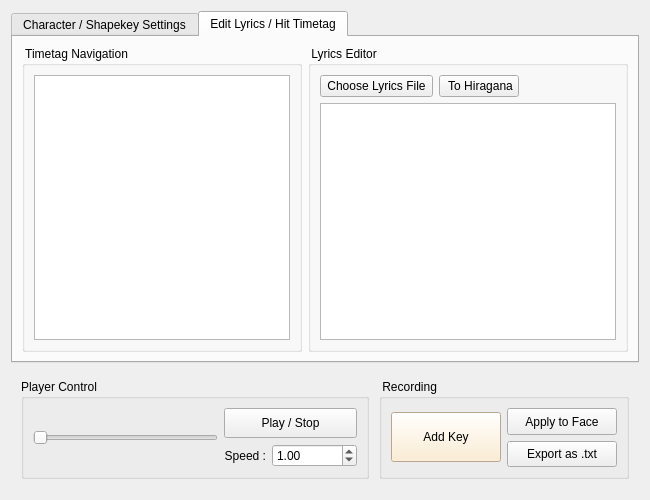
<?xml version="1.0" encoding="UTF-8"?>
<ui version="4.0">
 <class>toolWindow</class>
 <widget class="QWidget" name="toolWindow">
  <property name="geometry">
   <rect>
    <x>0</x>
    <y>0</y>
    <width>650</width>
    <height>500</height>
   </rect>
  </property>
  <property name="sizePolicy">
   <sizepolicy hsizetype="Minimum" vsizetype="Preferred">
    <horstretch>0</horstretch>
    <verstretch>0</verstretch>
   </sizepolicy>
  </property>
  <property name="minimumSize">
   <size>
    <width>600</width>
    <height>400</height>
   </size>
  </property>
  <property name="maximumSize">
   <size>
    <width>750</width>
    <height>600</height>
   </size>
  </property>
  <property name="windowTitle">
   <string>Form</string>
  </property>
  <layout class="QVBoxLayout" name="verticalLayout_17">
   <item>
    <layout class="QVBoxLayout" name="verticalLayout_16">
     <item>
      <widget class="QTabWidget" name="tabWidget">
       <property name="tabPosition">
        <enum>QTabWidget::TabPosition::North</enum>
       </property>
       <property name="tabShape">
        <enum>QTabWidget::TabShape::Rounded</enum>
       </property>
       <property name="currentIndex">
        <number>1</number>
       </property>
       <property name="elideMode">
        <enum>Qt::TextElideMode::ElideNone</enum>
       </property>
       <property name="usesScrollButtons">
        <bool>false</bool>
       </property>
       <property name="documentMode">
        <bool>false</bool>
       </property>
       <property name="tabsClosable">
        <bool>false</bool>
       </property>
       <property name="movable">
        <bool>true</bool>
       </property>
       <widget class="QWidget" name="tab_4">
        <attribute name="title">
         <string>Character / Shapekey Settings</string>
        </attribute>
        <widget class="QGroupBox" name="selectCharacterGroup">
         <property name="geometry">
          <rect>
           <x>30</x>
           <y>20</y>
           <width>300</width>
           <height>60</height>
          </rect>
         </property>
         <property name="sizePolicy">
          <sizepolicy hsizetype="Fixed" vsizetype="Fixed">
           <horstretch>0</horstretch>
           <verstretch>0</verstretch>
          </sizepolicy>
         </property>
         <property name="minimumSize">
          <size>
           <width>300</width>
           <height>0</height>
          </size>
         </property>
         <property name="maximumSize">
          <size>
           <width>300</width>
           <height>16777215</height>
          </size>
         </property>
         <property name="title">
          <string> Select Character </string>
         </property>
         <layout class="QVBoxLayout" name="verticalLayout_12">
          <property name="sizeConstraint">
           <enum>QLayout::SizeConstraint::SetMaximumSize</enum>
          </property>
          <item>
           <layout class="QHBoxLayout" name="horizontalLayout_5">
            <item>
             <widget class="QLabel" name="characterLabel">
              <property name="sizePolicy">
               <sizepolicy hsizetype="Preferred" vsizetype="Preferred">
                <horstretch>0</horstretch>
                <verstretch>0</verstretch>
               </sizepolicy>
              </property>
              <property name="text">
               <string>Character : </string>
              </property>
              <property name="alignment">
               <set>Qt::AlignmentFlag::AlignRight|Qt::AlignmentFlag::AlignTrailing|Qt::AlignmentFlag::AlignVCenter</set>
              </property>
             </widget>
            </item>
            <item>
             <widget class="QComboBox" name="charaComboBox">
              <property name="sizePolicy">
               <sizepolicy hsizetype="MinimumExpanding" vsizetype="Fixed">
                <horstretch>0</horstretch>
                <verstretch>0</verstretch>
               </sizepolicy>
              </property>
             </widget>
            </item>
           </layout>
          </item>
         </layout>
        </widget>
        <widget class="QGroupBox" name="groupBox">
         <property name="geometry">
          <rect>
           <x>380</x>
           <y>20</y>
           <width>180</width>
           <height>239</height>
          </rect>
         </property>
         <property name="title">
          <string> Select Shapekey </string>
         </property>
         <layout class="QVBoxLayout" name="verticalLayout_3">
          <item>
           <widget class="QTabWidget" name="shapekeyTab">
            <property name="maximumSize">
             <size>
              <width>16777215</width>
              <height>250</height>
             </size>
            </property>
            <property name="layoutDirection">
             <enum>Qt::LayoutDirection::LeftToRight</enum>
            </property>
            <property name="styleSheet">
             <string notr="true">Tab2
</string>
            </property>
            <property name="tabPosition">
             <enum>QTabWidget::TabPosition::North</enum>
            </property>
            <property name="currentIndex">
             <number>1</number>
            </property>
            <property name="movable">
             <bool>true</bool>
            </property>
            <widget class="QWidget" name="tab">
             <attribute name="title">
              <string>LipSync</string>
             </attribute>
             <layout class="QHBoxLayout" name="horizontalLayout_3">
              <item>
               <layout class="QVBoxLayout" name="verticalLayout_11">
                <item>
                 <layout class="QHBoxLayout" name="horizontalLayout_2">
                  <item>
                   <layout class="QVBoxLayout" name="verticalLayout">
                    <property name="spacing">
                     <number>6</number>
                    </property>
                    <item>
                     <widget class="QLabel" name="skLabel_a">
                      <property name="sizePolicy">
                       <sizepolicy hsizetype="Fixed" vsizetype="Preferred">
                        <horstretch>0</horstretch>
                        <verstretch>0</verstretch>
                       </sizepolicy>
                      </property>
                      <property name="minimumSize">
                       <size>
                        <width>25</width>
                        <height>0</height>
                       </size>
                      </property>
                      <property name="text">
                       <string>a :</string>
                      </property>
                      <property name="alignment">
                       <set>Qt::AlignmentFlag::AlignCenter</set>
                      </property>
                     </widget>
                    </item>
                    <item>
                     <widget class="QLabel" name="skLabel_i">
                      <property name="text">
                       <string>i :</string>
                      </property>
                      <property name="alignment">
                       <set>Qt::AlignmentFlag::AlignCenter</set>
                      </property>
                     </widget>
                    </item>
                    <item>
                     <widget class="QLabel" name="skLabel_u">
                      <property name="text">
                       <string>u : </string>
                      </property>
                      <property name="alignment">
                       <set>Qt::AlignmentFlag::AlignCenter</set>
                      </property>
                     </widget>
                    </item>
                    <item>
                     <widget class="QLabel" name="skLabel_e">
                      <property name="text">
                       <string>e : </string>
                      </property>
                      <property name="alignment">
                       <set>Qt::AlignmentFlag::AlignCenter</set>
                      </property>
                     </widget>
                    </item>
                    <item>
                     <widget class="QLabel" name="skLabel_o">
                      <property name="text">
                       <string>o : </string>
                      </property>
                      <property name="alignment">
                       <set>Qt::AlignmentFlag::AlignCenter</set>
                      </property>
                     </widget>
                    </item>
                   </layout>
                  </item>
                  <item>
                   <layout class="QVBoxLayout" name="verticalLayout_4">
                    <item>
                     <widget class="QComboBox" name="comboBox_1">
                      <property name="sizePolicy">
                       <sizepolicy hsizetype="MinimumExpanding" vsizetype="Fixed">
                        <horstretch>0</horstretch>
                        <verstretch>0</verstretch>
                       </sizepolicy>
                      </property>
                      <property name="minimumSize">
                       <size>
                        <width>0</width>
                        <height>25</height>
                       </size>
                      </property>
                     </widget>
                    </item>
                    <item>
                     <widget class="QComboBox" name="comboBox_2">
                      <property name="sizePolicy">
                       <sizepolicy hsizetype="MinimumExpanding" vsizetype="Fixed">
                        <horstretch>0</horstretch>
                        <verstretch>0</verstretch>
                       </sizepolicy>
                      </property>
                      <property name="minimumSize">
                       <size>
                        <width>0</width>
                        <height>25</height>
                       </size>
                      </property>
                     </widget>
                    </item>
                    <item>
                     <widget class="QComboBox" name="comboBox_3">
                      <property name="sizePolicy">
                       <sizepolicy hsizetype="MinimumExpanding" vsizetype="Fixed">
                        <horstretch>0</horstretch>
                        <verstretch>0</verstretch>
                       </sizepolicy>
                      </property>
                      <property name="minimumSize">
                       <size>
                        <width>0</width>
                        <height>25</height>
                       </size>
                      </property>
                     </widget>
                    </item>
                    <item>
                     <widget class="QComboBox" name="comboBox_4">
                      <property name="sizePolicy">
                       <sizepolicy hsizetype="MinimumExpanding" vsizetype="Fixed">
                        <horstretch>0</horstretch>
                        <verstretch>0</verstretch>
                       </sizepolicy>
                      </property>
                      <property name="minimumSize">
                       <size>
                        <width>0</width>
                        <height>25</height>
                       </size>
                      </property>
                     </widget>
                    </item>
                    <item>
                     <widget class="QComboBox" name="comboBox_5">
                      <property name="sizePolicy">
                       <sizepolicy hsizetype="MinimumExpanding" vsizetype="Fixed">
                        <horstretch>0</horstretch>
                        <verstretch>0</verstretch>
                       </sizepolicy>
                      </property>
                      <property name="minimumSize">
                       <size>
                        <width>0</width>
                        <height>25</height>
                       </size>
                      </property>
                     </widget>
                    </item>
                   </layout>
                  </item>
                 </layout>
                </item>
               </layout>
              </item>
             </layout>
            </widget>
            <widget class="QWidget" name="tab_2">
             <property name="layoutDirection">
              <enum>Qt::LayoutDirection::LeftToRight</enum>
             </property>
             <attribute name="title">
              <string>Other Shape</string>
             </attribute>
             <layout class="QVBoxLayout" name="verticalLayout_9">
              <item>
               <layout class="QVBoxLayout" name="verticalLayout_10">
                <item>
                 <layout class="QHBoxLayout" name="horizontalLayout">
                  <item>
                   <layout class="QVBoxLayout" name="verticalLayout_7">
                    <item>
                     <widget class="QLabel" name="sk_Label_other_1">
                      <property name="text">
                       <string>Shape 1 :</string>
                      </property>
                      <property name="alignment">
                       <set>Qt::AlignmentFlag::AlignRight|Qt::AlignmentFlag::AlignTrailing|Qt::AlignmentFlag::AlignVCenter</set>
                      </property>
                     </widget>
                    </item>
                    <item>
                     <widget class="QLabel" name="sk_Label_other_2">
                      <property name="text">
                       <string>Shape 2 :</string>
                      </property>
                      <property name="alignment">
                       <set>Qt::AlignmentFlag::AlignRight|Qt::AlignmentFlag::AlignTrailing|Qt::AlignmentFlag::AlignVCenter</set>
                      </property>
                     </widget>
                    </item>
                    <item>
                     <widget class="QLabel" name="sk_Label_other_3">
                      <property name="text">
                       <string>Shape 3 :</string>
                      </property>
                      <property name="alignment">
                       <set>Qt::AlignmentFlag::AlignRight|Qt::AlignmentFlag::AlignTrailing|Qt::AlignmentFlag::AlignVCenter</set>
                      </property>
                     </widget>
                    </item>
                   </layout>
                  </item>
                  <item>
                   <layout class="QVBoxLayout" name="verticalLayout_8">
                    <item>
                     <widget class="QComboBox" name="comboBox_6">
                      <property name="sizePolicy">
                       <sizepolicy hsizetype="MinimumExpanding" vsizetype="Minimum">
                        <horstretch>0</horstretch>
                        <verstretch>0</verstretch>
                       </sizepolicy>
                      </property>
                      <property name="minimumSize">
                       <size>
                        <width>0</width>
                        <height>25</height>
                       </size>
                      </property>
                     </widget>
                    </item>
                    <item>
                     <widget class="QComboBox" name="comboBox_7">
                      <property name="sizePolicy">
                       <sizepolicy hsizetype="MinimumExpanding" vsizetype="Minimum">
                        <horstretch>0</horstretch>
                        <verstretch>0</verstretch>
                       </sizepolicy>
                      </property>
                      <property name="minimumSize">
                       <size>
                        <width>0</width>
                        <height>25</height>
                       </size>
                      </property>
                     </widget>
                    </item>
                    <item>
                     <widget class="QComboBox" name="comboBox_8">
                      <property name="sizePolicy">
                       <sizepolicy hsizetype="MinimumExpanding" vsizetype="Minimum">
                        <horstretch>0</horstretch>
                        <verstretch>0</verstretch>
                       </sizepolicy>
                      </property>
                      <property name="minimumSize">
                       <size>
                        <width>0</width>
                        <height>25</height>
                       </size>
                      </property>
                     </widget>
                    </item>
                   </layout>
                  </item>
                 </layout>
                </item>
                <item>
                 <spacer name="verticalSpacer">
                  <property name="orientation">
                   <enum>Qt::Orientation::Vertical</enum>
                  </property>
                  <property name="sizeHint" stdset="0">
                   <size>
                    <width>20</width>
                    <height>40</height>
                   </size>
                  </property>
                 </spacer>
                </item>
               </layout>
              </item>
             </layout>
            </widget>
           </widget>
          </item>
         </layout>
        </widget>
       </widget>
       <widget class="QWidget" name="tab_3">
        <attribute name="title">
         <string>Edit Lyrics / Hit Timetag</string>
        </attribute>
        <layout class="QVBoxLayout" name="verticalLayout_15">
         <item>
          <layout class="QHBoxLayout" name="horizontalLayout_4">
           <item>
            <widget class="QGroupBox" name="groupBox_2">
             <property name="sizePolicy">
              <sizepolicy hsizetype="Maximum" vsizetype="Preferred">
               <horstretch>0</horstretch>
               <verstretch>0</verstretch>
              </sizepolicy>
             </property>
             <property name="minimumSize">
              <size>
               <width>250</width>
               <height>200</height>
              </size>
             </property>
             <property name="maximumSize">
              <size>
               <width>300</width>
               <height>16777215</height>
              </size>
             </property>
             <property name="title">
              <string> Timetag Navigation </string>
             </property>
             <layout class="QVBoxLayout" name="verticalLayout_13">
              <item>
               <widget class="QTextEdit" name="navigateTextEdit">
                <property name="font">
                 <font>
                  <pointsize>11</pointsize>
                 </font>
                </property>
               </widget>
              </item>
             </layout>
            </widget>
           </item>
           <item>
            <widget class="QGroupBox" name="groupBox_3">
             <property name="sizePolicy">
              <sizepolicy hsizetype="MinimumExpanding" vsizetype="Preferred">
               <horstretch>0</horstretch>
               <verstretch>0</verstretch>
              </sizepolicy>
             </property>
             <property name="minimumSize">
              <size>
               <width>250</width>
               <height>200</height>
              </size>
             </property>
             <property name="maximumSize">
              <size>
               <width>400</width>
               <height>16777215</height>
              </size>
             </property>
             <property name="title">
              <string> Lyrics Editor </string>
             </property>
             <layout class="QVBoxLayout" name="verticalLayout_14">
              <item>
               <layout class="QVBoxLayout" name="verticalLayout_18">
                <item>
                 <layout class="QHBoxLayout" name="horizontalLayout_14">
                  <item>
                   <widget class="QPushButton" name="chooseLyricsButton">
                    <property name="text">
                     <string> Choose Lyrics File </string>
                    </property>
                   </widget>
                  </item>
                  <item>
                   <widget class="QPushButton" name="toHiraganaButton">
                    <property name="text">
                     <string> To Hiragana</string>
                    </property>
                   </widget>
                  </item>
                  <item>
                   <spacer name="horizontalSpacer_3">
                    <property name="orientation">
                     <enum>Qt::Orientation::Horizontal</enum>
                    </property>
                    <property name="sizeHint" stdset="0">
                     <size>
                      <width>40</width>
                      <height>20</height>
                     </size>
                    </property>
                   </spacer>
                  </item>
                 </layout>
                </item>
                <item>
                 <widget class="QTextEdit" name="lyricsTextEdit">
                  <property name="sizePolicy">
                   <sizepolicy hsizetype="Preferred" vsizetype="Expanding">
                    <horstretch>0</horstretch>
                    <verstretch>0</verstretch>
                   </sizepolicy>
                  </property>
                  <property name="font">
                   <font>
                    <pointsize>11</pointsize>
                   </font>
                  </property>
                 </widget>
                </item>
               </layout>
              </item>
             </layout>
            </widget>
           </item>
          </layout>
         </item>
        </layout>
       </widget>
      </widget>
     </item>
     <item>
      <layout class="QHBoxLayout" name="horizontalLayout_8">
       <property name="spacing">
        <number>10</number>
       </property>
       <property name="leftMargin">
        <number>10</number>
       </property>
       <property name="topMargin">
        <number>10</number>
       </property>
       <property name="rightMargin">
        <number>10</number>
       </property>
       <property name="bottomMargin">
        <number>10</number>
       </property>
       <item>
        <widget class="QGroupBox" name="playerControlGroup">
         <property name="sizePolicy">
          <sizepolicy hsizetype="Minimum" vsizetype="Maximum">
           <horstretch>0</horstretch>
           <verstretch>0</verstretch>
          </sizepolicy>
         </property>
         <property name="minimumSize">
          <size>
           <width>300</width>
           <height>100</height>
          </size>
         </property>
         <property name="maximumSize">
          <size>
           <width>400</width>
           <height>150</height>
          </size>
         </property>
         <property name="sizeIncrement">
          <size>
           <width>0</width>
           <height>0</height>
          </size>
         </property>
         <property name="title">
          <string>Player Control</string>
         </property>
         <property name="flat">
          <bool>false</bool>
         </property>
         <property name="checkable">
          <bool>false</bool>
         </property>
         <layout class="QHBoxLayout" name="horizontalLayout_9">
          <item>
           <layout class="QHBoxLayout" name="horizontalLayout_12">
            <item>
             <widget class="QSlider" name="playerSlider">
              <property name="sizePolicy">
               <sizepolicy hsizetype="MinimumExpanding" vsizetype="Fixed">
                <horstretch>0</horstretch>
                <verstretch>0</verstretch>
               </sizepolicy>
              </property>
              <property name="maximum">
               <number>100</number>
              </property>
              <property name="orientation">
               <enum>Qt::Orientation::Horizontal</enum>
              </property>
             </widget>
            </item>
            <item>
             <layout class="QVBoxLayout" name="verticalLayout_6">
              <item>
               <widget class="QPushButton" name="startEndButton">
                <property name="sizePolicy">
                 <sizepolicy hsizetype="Minimum" vsizetype="Preferred">
                  <horstretch>0</horstretch>
                  <verstretch>0</verstretch>
                 </sizepolicy>
                </property>
                <property name="text">
                 <string>Play / Stop</string>
                </property>
               </widget>
              </item>
              <item>
               <layout class="QHBoxLayout" name="horizontalLayout_11">
                <item>
                 <widget class="QLabel" name="speedLabel">
                  <property name="sizePolicy">
                   <sizepolicy hsizetype="Fixed" vsizetype="Preferred">
                    <horstretch>0</horstretch>
                    <verstretch>0</verstretch>
                   </sizepolicy>
                  </property>
                  <property name="text">
                   <string>Speed :</string>
                  </property>
                  <property name="alignment">
                   <set>Qt::AlignmentFlag::AlignRight|Qt::AlignmentFlag::AlignTrailing|Qt::AlignmentFlag::AlignVCenter</set>
                  </property>
                 </widget>
                </item>
                <item>
                 <widget class="QDoubleSpinBox" name="speedSpinBox">
                  <property name="sizePolicy">
                   <sizepolicy hsizetype="MinimumExpanding" vsizetype="Fixed">
                    <horstretch>0</horstretch>
                    <verstretch>0</verstretch>
                   </sizepolicy>
                  </property>
                  <property name="maximumSize">
                   <size>
                    <width>85</width>
                    <height>16777215</height>
                   </size>
                  </property>
                  <property name="minimum">
                   <double>0.100000000000000</double>
                  </property>
                  <property name="maximum">
                   <double>2.000000000000000</double>
                  </property>
                  <property name="singleStep">
                   <double>0.100000000000000</double>
                  </property>
                  <property name="value">
                   <double>1.000000000000000</double>
                  </property>
                 </widget>
                </item>
               </layout>
              </item>
             </layout>
            </item>
           </layout>
          </item>
         </layout>
        </widget>
       </item>
       <item>
        <widget class="QGroupBox" name="recordingGroup">
         <property name="sizePolicy">
          <sizepolicy hsizetype="Minimum" vsizetype="Maximum">
           <horstretch>0</horstretch>
           <verstretch>0</verstretch>
          </sizepolicy>
         </property>
         <property name="minimumSize">
          <size>
           <width>250</width>
           <height>100</height>
          </size>
         </property>
         <property name="maximumSize">
          <size>
           <width>400</width>
           <height>150</height>
          </size>
         </property>
         <property name="layoutDirection">
          <enum>Qt::LayoutDirection::LeftToRight</enum>
         </property>
         <property name="title">
          <string> Recording </string>
         </property>
         <layout class="QHBoxLayout" name="horizontalLayout_10">
          <item>
           <layout class="QHBoxLayout" name="horizontalLayout_7">
            <item>
             <layout class="QHBoxLayout" name="horizontalLayout_6">
              <item>
               <layout class="QVBoxLayout" name="verticalLayout_5">
                <item>
                 <widget class="QPushButton" name="addKeyButton">
                  <property name="sizePolicy">
                   <sizepolicy hsizetype="Preferred" vsizetype="Preferred">
                    <horstretch>0</horstretch>
                    <verstretch>0</verstretch>
                   </sizepolicy>
                  </property>
                  <property name="maximumSize">
                   <size>
                    <width>16777215</width>
                    <height>50</height>
                   </size>
                  </property>
                  <property name="styleSheet">
                   <string notr="true">QPushButton {　
　　background-color: rgb(255, 234, 199);
}</string>
                  </property>
                  <property name="text">
                   <string>Add Key</string>
                  </property>
                  <property name="shortcut">
                   <string>Ctrl+S</string>
                  </property>
                  <property name="autoDefault">
                   <bool>false</bool>
                  </property>
                  <property name="default">
                   <bool>false</bool>
                  </property>
                  <property name="flat">
                   <bool>false</bool>
                  </property>
                 </widget>
                </item>
               </layout>
              </item>
             </layout>
            </item>
            <item>
             <layout class="QVBoxLayout" name="verticalLayout_2">
              <item>
               <widget class="QPushButton" name="applyTimetagsButton">
                <property name="sizePolicy">
                 <sizepolicy hsizetype="Minimum" vsizetype="Expanding">
                  <horstretch>0</horstretch>
                  <verstretch>0</verstretch>
                 </sizepolicy>
                </property>
                <property name="maximumSize">
                 <size>
                  <width>16777215</width>
                  <height>50</height>
                 </size>
                </property>
                <property name="text">
                 <string>Apply to Face</string>
                </property>
               </widget>
              </item>
              <item>
               <widget class="QPushButton" name="exportAsTextButton">
                <property name="sizePolicy">
                 <sizepolicy hsizetype="Minimum" vsizetype="Expanding">
                  <horstretch>0</horstretch>
                  <verstretch>0</verstretch>
                 </sizepolicy>
                </property>
                <property name="maximumSize">
                 <size>
                  <width>16777215</width>
                  <height>50</height>
                 </size>
                </property>
                <property name="text">
                 <string>Export as .txt</string>
                </property>
               </widget>
              </item>
             </layout>
            </item>
           </layout>
          </item>
         </layout>
        </widget>
       </item>
      </layout>
     </item>
    </layout>
   </item>
  </layout>
 </widget>
 <resources/>
 <connections>
  <connection>
   <sender>startEndButton</sender>
   <signal>clicked()</signal>
   <receiver>toolWindow</receiver>
   <slot>PlayStop()</slot>
   <hints>
    <hint type="sourcelabel">
     <x>357</x>
     <y>434</y>
    </hint>
    <hint type="destinationlabel">
     <x>364</x>
     <y>459</y>
    </hint>
   </hints>
  </connection>
  <connection>
   <sender>speedSpinBox</sender>
   <signal>valueChanged(double)</signal>
   <receiver>toolWindow</receiver>
   <slot>ChangePlaySpeed()</slot>
   <hints>
    <hint type="sourcelabel">
     <x>346</x>
     <y>464</y>
    </hint>
    <hint type="destinationlabel">
     <x>250</x>
     <y>459</y>
    </hint>
   </hints>
  </connection>
  <connection>
   <sender>chooseLyricsButton</sender>
   <signal>clicked()</signal>
   <receiver>toolWindow</receiver>
   <slot>ChooseLyrics()</slot>
   <hints>
    <hint type="sourcelabel">
     <x>380</x>
     <y>96</y>
    </hint>
    <hint type="destinationlabel">
     <x>649</x>
     <y>183</y>
    </hint>
   </hints>
  </connection>
  <connection>
   <sender>toHiraganaButton</sender>
   <signal>clicked()</signal>
   <receiver>toolWindow</receiver>
   <slot>ConvertHiragana()</slot>
   <hints>
    <hint type="sourcelabel">
     <x>503</x>
     <y>96</y>
    </hint>
    <hint type="destinationlabel">
     <x>649</x>
     <y>70</y>
    </hint>
   </hints>
  </connection>
  <connection>
   <sender>addKeyButton</sender>
   <signal>pressed()</signal>
   <receiver>toolWindow</receiver>
   <slot>AddKeyIn()</slot>
   <hints>
    <hint type="sourcelabel">
     <x>499</x>
     <y>462</y>
    </hint>
    <hint type="destinationlabel">
     <x>649</x>
     <y>0</y>
    </hint>
   </hints>
  </connection>
  <connection>
   <sender>addKeyButton</sender>
   <signal>released()</signal>
   <receiver>toolWindow</receiver>
   <slot>AddKeyOut()</slot>
   <hints>
    <hint type="sourcelabel">
     <x>499</x>
     <y>462</y>
    </hint>
    <hint type="destinationlabel">
     <x>649</x>
     <y>5</y>
    </hint>
   </hints>
  </connection>
  <connection>
   <sender>exportAsTextButton</sender>
   <signal>clicked()</signal>
   <receiver>toolWindow</receiver>
   <slot>ExportTimetagText()</slot>
   <hints>
    <hint type="sourcelabel">
     <x>617</x>
     <y>467</y>
    </hint>
    <hint type="destinationlabel">
     <x>1</x>
     <y>430</y>
    </hint>
   </hints>
  </connection>
  <connection>
   <sender>playerSlider</sender>
   <signal>valueChanged(int)</signal>
   <receiver>toolWindow</receiver>
   <slot>PlayerSlide()</slot>
   <hints>
    <hint type="sourcelabel">
     <x>89</x>
     <y>439</y>
    </hint>
    <hint type="destinationlabel">
     <x>18</x>
     <y>493</y>
    </hint>
   </hints>
  </connection>
  <connection>
   <sender>applyTimetagsButton</sender>
   <signal>clicked()</signal>
   <receiver>toolWindow</receiver>
   <slot>ApplyTimetag()</slot>
   <hints>
    <hint type="sourcelabel">
     <x>562</x>
     <y>420</y>
    </hint>
    <hint type="destinationlabel">
     <x>644</x>
     <y>381</y>
    </hint>
   </hints>
  </connection>
 </connections>
 <slots>
  <slot>Play()</slot>
  <slot>PlayStop()</slot>
  <slot>ChangePlaySpeed()</slot>
  <slot>ChooseLyrics()</slot>
  <slot>ConvertHiragana()</slot>
  <slot>ConvertAlphabet()</slot>
  <slot>AddKeyIn()</slot>
  <slot>AddKeyOut()</slot>
  <slot>ExportTimetagText()</slot>
  <slot>PlayerSlide()</slot>
  <slot>ApplyTimetag()</slot>
 </slots>
</ui>
